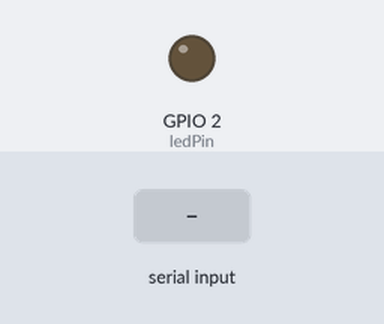
This sketch was run on a simulated ESP32. On the bench: output pins drawn as LEDs (lit = HIGH). Inputs (shaded band) come from the test bench. Nothing arrives over Bluetooth unless stated.

Above: at 1.2 s.
1.3 s: "1" received over the second serial link
At 2.1 s:
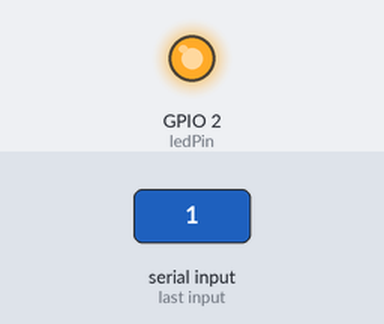
2.8 s: "0" received over the second serial link
At 3.2 s:
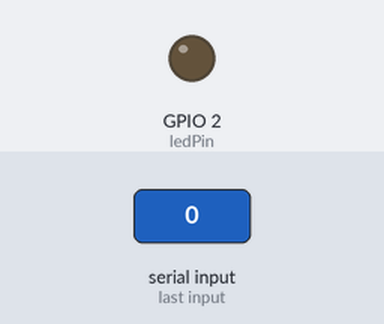
Timing chart, 0 to 5.8 s (numbered marks = the images above; inputs shaded):
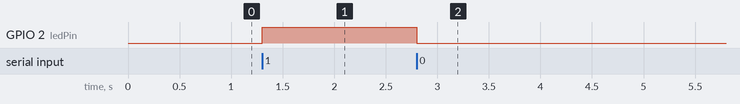

Measured:
- after the input at 1.3 s, GPIO 2 (ledPin): LOW → HIGH at once
- after the input at 2.8 s, GPIO 2 (ledPin): HIGH → LOW at once

The sketch:

bt_app_led.ino
```cpp
#include<BluetoothSerial.h>

BluetoothSerial serialBT;
const int ledPin = 2;

void setup() {
  // put your setup code here, to run once:
  serialBT.begin("ESP32 Bluetooth");
  pinMode(ledPin, OUTPUT);
}

void loop() {
  // put your main code here, to run repeatedly:
  if (serialBT.available()) {
    char c = serialBT.read();
    if(c=='1'){
      digitalWrite(ledPin,HIGH);
    } else if(c=='0'){
      digitalWrite(ledPin,LOW);
    }
  }
}
```
